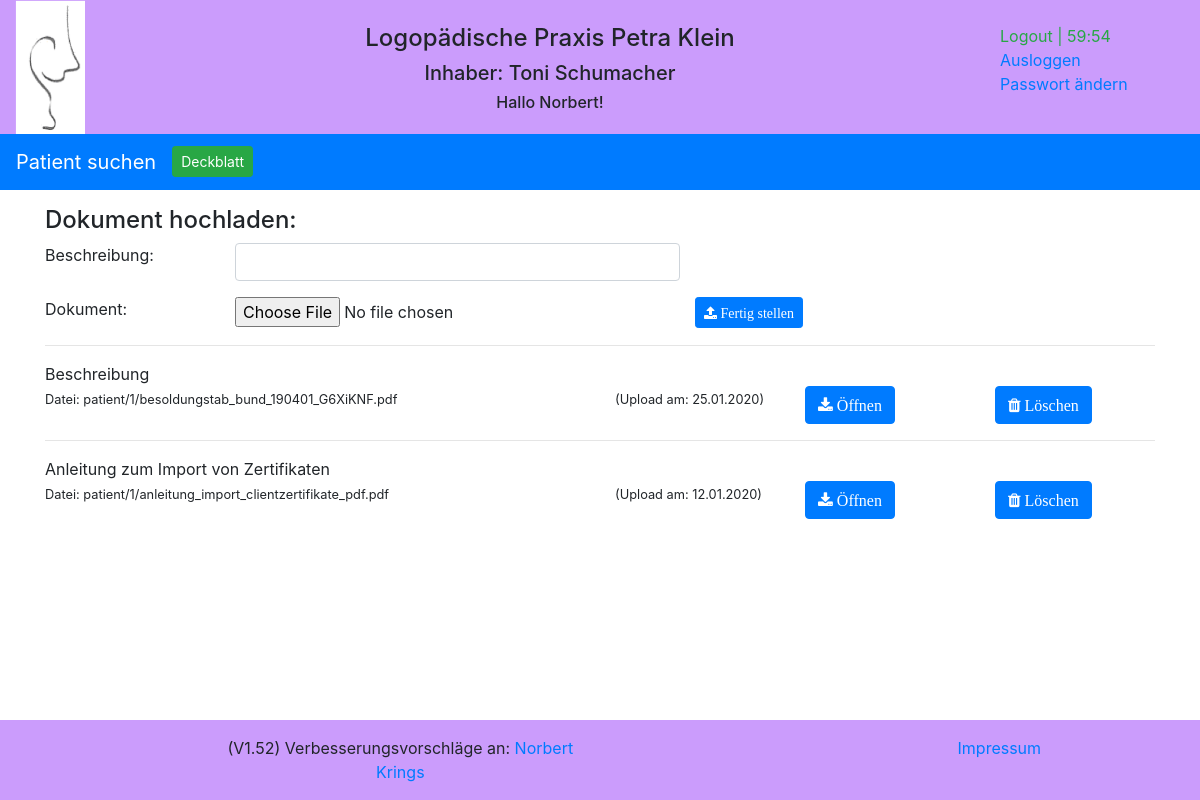
The app's page /reports/document/?id=1 (signed in) with its own data.
### reports/models.py (models this page shows)
class Document(models.Model):
    description = models.CharField(max_length=255, blank=True)
    document = models.FileField(upload_to=dynamik_path, max_length=100)
    uploaded_at = models.DateTimeField(auto_now_add=True)
    patient = models.ForeignKey(Patient, on_delete=models.CASCADE, default='')

### reports/views.py (the view)
# urls.py: path('document/', views.upload_document, name='document'),
@login_required
def upload_document(request):
    request.session.set_expiry(settings.SESSION_EXPIRE_SECONDS)
    if request.method == 'POST':
        item_form = DocumentForm(request.POST, request.FILES)
        patient_result = Patient.objects.get(id=request.POST.get('patient'))
        if item_form.is_valid():
            logger.debug('upload_document: Dokument zum speichern valide')
            item = item_form.save(commit=False)
            item.patient_id = patient_result.id
            item.save()
            logger.debug('upload_document: Dokument gespeichert')
            return redirect('/reports/document/?id=' + str(patient_result.id))
    else:
        logger.debug('upload_document: Formular aufgerufen um Dokumente zu sehen oder hochzuladen')
        form = DocumentForm(initial={'patient': request.GET.get('id')})
        patient_result = Patient.objects.get(id=request.GET.get('id'))
        documents = Document.objects.filter(patient_id=request.GET.get('id')).order_by('-uploaded_at')
    return render(request, 'reports/document_form.html',
                  {'form': form, 'patient': patient_result, 'documents': documents})

### reports/forms.py
class DocumentForm(forms.ModelForm):
    description = forms.CharField(required=True,
                                  max_length=100,
                                  widget=forms.TextInput(
                                      attrs={
                                          'class': 'form-control'
                                      }
                                  )
                                  )
    class Meta:
        model = Document
        fields = [
            'description',
            'document',
            'patient'
        ]

### reports/templates/reports/document_form.html (shortened to what this page needs)
{% extends "base.html" %}
{% block extrahead %}
    {% load static %}
    <link rel="stylesheet" href="{% static 'reports/style_e2.css' %}">
    <link rel="stylesheet" href="https://cdnjs.cloudflare.com/ajax/libs/font-awesome/4.7.0/css/font-awesome.min.css">
{% endblock %}
{% block nav %}
<nav class="navbar navbar-expand-sm bg-primary navbar-dark">
  <a class="navbar-brand" href="{% url 'reports:index' %}" >Patient suchen</a>
  <div class="collapse navbar-collapse" id="collapsibleNavbar">
    <ul class="navbar-nav">
      <li class="nav-item">
          <a class="btn btn-success btn-sm" href="{% url 'reports:patient' patient.id %}" role="button">Deckblatt</a>
      </li>
    </ul>
  </div>
</nav>
{% endblock %}
{% block content %}
<content>
  <form method="post" enctype="multipart/form-data">
    <div class="container">
        <div class="row">
            <div class="col-sm">
                <h4>Dokument hochladen:</h4>
            </div>
        </div>
        <div class="form-group row">
            <label for="{{ form.description.id_for_label }}" class="col-sm-2 control-label">Beschreibung:</label>
            <div class="col-sm-5">
                {{ form.description }}
            </div>
        </div>
        <div class="form-group row">
            <label for="{{ form.document.id_for_label }}" class="col-sm-2 control-label">Dokument:</label>
            <div class="col-sm-5">
                {{ form.document }}
            </div>
            <div class="col-sm-sm-7 ">
                <button type="submit" class="btn btn-primary btn-sm"><i class="fa fa-upload"> Fertig stellen</i></button>
            </div>
        </div>
    </div>
  </form>
    <div class="container">
        {% for obj in documents %}
        <hr>
            <div class="row">
                <div class="col-sm-8">
                    {{ obj.description }}
                </div>
            </div>
            <div class="row">
                <div class="col-sm-6">
                    <div class="small inline">Datei: {{ obj.document.name }}</div>
                </div>
                <div class="col-sm-2">
                     <small>(Upload am: {{ obj.uploaded_at | date:"d.m.Y"}})</small>
                </div>
                <div class="col-sm-2">
                    <div class="small inline">
                        <a href="{% url 'reports:download' %}?id={{ obj.id }}">
                            <button type="button" class="btn btn-primary"><i class="fa fa-download"> Öffnen</i></button>
                        </a>
                    </div>
                </div>
                <div class="col-sm-2">
                    <div class="small inline">
                        <a href="{% url 'reports:delete' obj.id %}">
                            <button type="button" class="btn btn-primary"><i class="fa fa-trash"> Löschen</i></button>
                        </a>
                    </div>
                </div>
            </div>
        {% endfor %}
    </div>
</content>
{% endblock %}

### reports/templates/header.html (shortened to what this page needs)
    {% load static %}
    <div class="container-fluid text-center header">
        <div class="row" >
            <div class="col-sm-1 d-none d-md-block">
                <img src="{% static 'reports/images/logopaedie.png' %}" width=70px margin="0" alt="Logopädie">
            </div>
            <div class="col-sm-9">
                <div class="row">
                    <div class="col-sm">
                    </div>
                </div>
                <div class="row">
                    <div class="col-sm">
                        <h4>Logopädische Praxis Petra Klein</h4>
                    </div>
                </div>
                <div class="row" >
                    <div class="col-sm d-none d-md-block">
                        <h5>Inhaber: Toni Schumacher</h5>
                    </div>
                </div>
                <div class="row">
                    <div class="col-sm d-none d-md-block">
                        <h6>{% if user.is_authenticated %} Hallo {{ user.first_name }}! {% endif %}</h6>
                    </div>
                </div>
            </div>
            <div class="col-sm-2 d-none d-md-block">
                <div class="row">&nbsp;</div>
                {% if user.is_authenticated %}
                <div class="row">
                    <div class="text-success">Logout |&nbsp;</div><div id="minutes" class="text-success">30</div><div class="text-success">:</div><div id="seconds" class="text-success">00</div>
                </div>
                <div class="row"><a href="{% url 'logout' %}">Ausloggen</a></div>
                <div class="row"><a href="{% url 'password_change' %}">Passwort ändern</a></div>
                {% endif %}
            </div>
        </div>
    </div>

### reports/static/reports/logopaedie.css (style rules this page uses)
.header { background-color: #cb9cfc; }
.inline { display: inline; }

### reports/static/reports/style_e2.css (style rules this page uses)
body { grid-template-columns: 175px 4fr; }
content { grid-column: 2 / 5; grid-row: 2 / 4; }

### records on screen
Document: description "Beschreibung", document.name "patient/1/besoldungstab_bund_190401_G6XiKNF.pdf", uploaded_at "25.01.2020"
Document: description "Anleitung zum Import von Zertifikaten", document.name "patient/1/anleitung_import_clientzertifikate_pdf.pdf", uploaded_at "12.01.2020"

### other values on screen
{{ user.first_name }} "Norbert"
